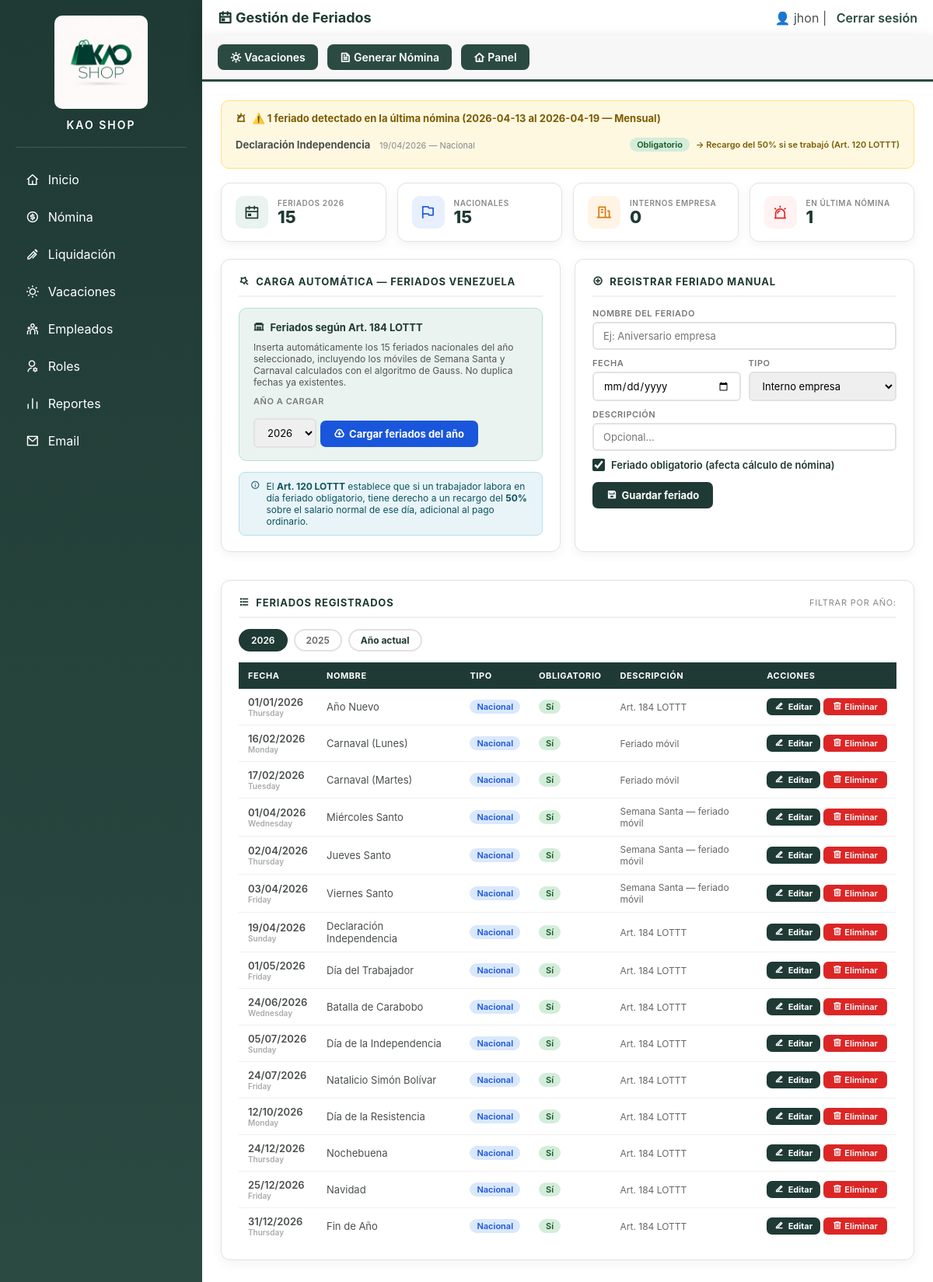
Page /PHP/feriados.php (signed in) on the committed database.
### tables this page shows
CREATE TABLE `nomina` (
  `id_nomina` int(11) NOT NULL,
  `fecha_inicio` date NOT NULL,
  `fecha_fin` date NOT NULL,
  `tipo` enum('semanal','quincenal','mensual') DEFAULT 'mensual',
  `estado` enum('abierta','cerrada','pagada') DEFAULT 'abierta',
  `creada_por` varchar(100) DEFAULT NULL,
  `fecha_creacion` timestamp NOT NULL DEFAULT current_timestamp()
);

CREATE TABLE `feriados` (
  `id_feriado` int(11) NOT NULL,
  `nombre` varchar(150) NOT NULL,
  `fecha` date NOT NULL,
  `tipo` enum('nacional','regional','interno') DEFAULT 'nacional',
  `obligatorio` tinyint(1) DEFAULT 1,
  `descripcion` text DEFAULT NULL,
  `creado_en` timestamp NOT NULL DEFAULT current_timestamp()
);

### PHP/feriados.php (the view, shortened to what this page needs)
<?php
include("db.php");
$anio_actual = (int)date('Y');
$ultima_nomina = mysqli_fetch_assoc(mysqli_query($conexion,
    "SELECT id_nomina, fecha_inicio, fecha_fin, tipo, estado
     FROM nomina ORDER BY fecha_inicio DESC LIMIT 1"
));
$feriados_en_nomina = [];
if ($ultima_nomina) {
    $fi = $ultima_nomina['fecha_inicio'];
    $ff = $ultima_nomina['fecha_fin'];
    $feriados_en_nomina = mysqli_fetch_all(mysqli_query($conexion,
        "SELECT nombre, fecha, tipo, obligatorio
         FROM feriados
         WHERE fecha BETWEEN '$fi' AND '$ff'
         ORDER BY fecha ASC"
    ), MYSQLI_ASSOC);
}
$anio_filtro = (int)($_GET['anio'] ?? $anio_actual);
$feriados = mysqli_fetch_all(mysqli_query($conexion,
    "SELECT * FROM feriados
     WHERE YEAR(fecha) = $anio_filtro
     ORDER BY fecha ASC"
), MYSQLI_ASSOC);
$total_feriados = count($feriados);
$feriados_nac   = count(array_filter($feriados, fn($f) => $f['tipo'] === 'nacional'));
$feriados_int   = count(array_filter($feriados, fn($f) => $f['tipo'] === 'interno'));
$anios_bd = mysqli_fetch_all(mysqli_query($conexion,
    "SELECT DISTINCT YEAR(fecha) as anio FROM feriados ORDER BY anio DESC"
), MYSQLI_ASSOC);
?>
<!DOCTYPE html>
<html lang="es">
<head>
<link rel="stylesheet" href="../css/administrador.css">
<link href="https://cdn.jsdelivr.net/npm/remixicon@4.2.0/fonts/remixicon.css" rel="stylesheet">
</head>
<body>
<aside class="sidebar">
<div class="sidebar-header">
    <img src="../img/logo.png" alt="Logo" class="logo">
    <h3 class="system-title">KAO SHOP</h3>
</div>
    <a href="administrador.php"><i class="ri-home-4-line"></i> Inicio</a>
    <a href="nomina.php"><i class="ri-money-dollar-circle-line"></i> Nómina</a>
    <a href="liquidacion.php"><i class="ri-ball-pen-line"></i> Liquidación</a>
    <a href="vacaciones.php"><i class="ri-sun-line"></i> Vacaciones</a>
    <a href="listar_empleados.php"><i class="ri-team-line"></i> Empleados</a>
    <a href="listar_usuario.php"><i class="ri-user-settings-line"></i> Roles</a>
    <a href="reportes.php"><i class="ri-bar-chart-line"></i> Reportes</a>
    <a href="contactar.php"><i class="ri-mail-line"></i> Email</a>
</aside>
<div class="main">
    <header>
        <h2><i class="ri-calendar-event-line"></i> Gestión de Feriados</h2>
        <div>
            <span>👤 <?= $_SESSION['usuario'] ?></span> |
            <a href="cerrar_sesion.php">Cerrar sesión</a>
        </div>
    </header>
    <div class="top-menu">
        <a href="vacaciones.php" class="top-button"><i class="ri-sun-line"></i> Vacaciones</a>
        <a href="generar_nomina.php" class="top-button"><i class="ri-file-text-line"></i> Generar Nómina</a>
        <a href="administrador.php" class="top-button"><i class="ri-home-4-line"></i> Panel</a>
    </div>
    <div class="contenido">
        <?php if ($ultima_nomina): ?>
            <?php if (!empty($feriados_en_nomina)): ?>
            <div class="alerta-nomina">
                <div class="titulo">
                    <i class="ri-alarm-warning-line"></i>
                    ⚠️ <?= count($feriados_en_nomina) ?> feriado<?= count($feriados_en_nomina) > 1 ? 's' : '' ?>
                    detectado<?= count($feriados_en_nomina) > 1 ? 's' : '' ?> en la última nómina
                    (<?= $ultima_nomina['fecha_inicio'] ?> al <?= $ultima_nomina['fecha_fin'] ?> —
                    <?= ucfirst($ultima_nomina['tipo']) ?>)
                </div>
                <?php foreach ($feriados_en_nomina as $fn): ?>
                <div class="alerta-feriado-item">
                    <div>
                        <strong><?= htmlspecialchars($fn['nombre']) ?></strong>
                        <span style="color:#888; font-size:11px; margin-left:8px;">
                            <?= date('d/m/Y', strtotime($fn['fecha'])) ?> —
                            <?= ucfirst($fn['tipo']) ?>
                        </span>
                    </div>
                    <div style="display:flex; gap:8px; align-items:center;">
                        <span class="badge <?= $fn['obligatorio'] ? 'si' : 'no' ?>">
                            <?= $fn['obligatorio'] ? 'Obligatorio' : 'No obligatorio' ?>
                        </span>
                        <?php if ($fn['obligatorio']): ?>
                        <span style="font-size:11px; color:#7a5c00; font-weight:600;">
                            → Recargo del 50% si se trabajó (Art. 120 LOTTT)
                        </span>
                        <?php endif; ?>
                    </div>
                </div>
                <?php endforeach; ?>
            </div>
            <?php endif; ?>
        <?php endif; ?>
        <div class="kpi-grid">
            <div class="kpi-card">
                <div class="kpi-icon v"><i class="ri-calendar-event-line"></i></div>
                <div>
                    <div class="kpi-label">Feriados <?= $anio_filtro ?></div>
                    <div class="kpi-valor"><?= $total_feriados ?></div>
                </div>
            </div>
            <div class="kpi-card">
                <div class="kpi-icon a"><i class="ri-flag-line"></i></div>
                <div>
                    <div class="kpi-label">Nacionales</div>
                    <div class="kpi-valor"><?= $feriados_nac ?></div>
                </div>
            </div>
            <div class="kpi-card">
                <div class="kpi-icon n"><i class="ri-building-line"></i></div>
                <div>
                    <div class="kpi-label">Internos empresa</div>
                    <div class="kpi-valor"><?= $feriados_int ?></div>
                </div>
            </div>
            <div class="kpi-card">
                <div class="kpi-icon r"><i class="ri-alarm-warning-line"></i></div>
                <div>
                    <div class="kpi-label">En última nómina</div>
                    <div class="kpi-valor"><?= count($feriados_en_nomina) ?></div>
                </div>
            </div>
        </div>
        <div class="grid-2">
            <div class="seccion">
                <h3><i class="ri-magic-line"></i> Carga Automática — Feriados Venezuela</h3>
                <div class="carga-auto">
                    <h4><i class="ri-government-line"></i> Feriados según Art. 184 LOTTT</h4>
                    <p style="font-size:12px; color:#555; margin-bottom:10px;">
                        Inserta automáticamente los 15 feriados nacionales del año seleccionado,
                        incluyendo los móviles de Semana Santa y Carnaval calculados con el
                        algoritmo de Gauss. No duplica fechas ya existentes.
                    </p>
                    <form method="POST">
                        <label class="liq-label">Año a cargar</label>
                        <select name="anio_cargar" class="liq-input" style="width:auto;">
                            <?php for ($y = $anio_actual - 1; $y <= $anio_actual + 2; $y++): ?>
                            <option value="<?= $y ?>" <?= $y == $anio_actual ? 'selected' : '' ?>>
                                <?= $y ?>
                            </option>
                            <?php endfor; ?>
                        </select>
                        <button type="submit" class="btn-azul">
                            <i class="ri-download-cloud-line"></i> Cargar feriados del año
                        </button>
                    </form>
                </div>
                <div class="nota-legal" style="margin-top:14px;">
                    <i class="ri-information-line"></i>
                    <span>El <strong>Art. 120 LOTTT</strong> establece que si un trabajador labora en día feriado obligatorio,
                    tiene derecho a un recargo del <strong>50%</strong> sobre el salario normal de ese día, adicional al pago ordinario.</span>
                </div>
            </div>
            <div class="seccion">
                <h3><i class="ri-add-circle-line"></i> Registrar Feriado Manual</h3>
                <form method="POST">
                    <label class="liq-label">Nombre del feriado</label>
                    <input type="text" name="nombre" class="liq-input" placeholder="Ej: Aniversario empresa" required>
                    <div class="liq-grid-2">
                        <div>
                            <label class="liq-label">Fecha</label>
                            <input type="date" name="fecha" class="liq-input" required>
                        </div>
                        <div>
                            <label class="liq-label">Tipo</label>
                            <select name="tipo" class="liq-input">
                                <option value="interno" selected>Interno empresa</option>
                            </select>
                        </div>
                    </div>
                    <label class="liq-label">Descripción</label>
                    <input type="text" name="descripcion" class="liq-input" placeholder="Opcional...">
                    <label class="liq-check">
                        <input type="checkbox" name="obligatorio" checked>
                        Feriado obligatorio (afecta cálculo de nómina)
                    </label>
                    <button type="submit" class="btn-verde">
                        <i class="ri-save-3-line"></i> Guardar feriado
                    </button>
                </form>
            </div>
        </div>
        <div class="seccion">
            <h3><i class="ri-list-check"></i> Feriados registrados
                <span style="margin-left:auto; font-weight:400; font-size:11px; color:#888;">
                    Filtrar por año:
                </span>
            </h3>
            <div class="filtro-anio">
                <?php foreach ($anios_bd as $a): ?>
                <a href="?anio=<?= $a['anio'] ?>"
                   class="<?= $a['anio'] == $anio_filtro ? 'activo' : '' ?>">
                    <?= $a['anio'] ?>
                </a>
                <?php endforeach; ?>
                <a href="?anio=<?= $anio_actual ?>" style="color:#1f3a34; font-weight:700;">
                    Año actual
                </a>
            </div>
            <?php if (!empty($feriados)): ?>
            <table>
                <tr>
                    <th>Fecha</th>
                    <th>Nombre</th>
                    <th>Tipo</th>
                    <th>Obligatorio</th>
                    <th>Descripción</th>
                    <th>Acciones</th>
                </tr>
                <?php foreach ($feriados as $f): ?>
                <tr>
                    <td style="font-weight:600; white-space:nowrap;">
                        <?= date('d/m/Y', strtotime($f['fecha'])) ?>
                        <div style="font-size:10px; color:#aaa;">
                            <?= date('l', strtotime($f['fecha'])) ?>
                        </div>
                    </td>
                    <td><?= htmlspecialchars($f['nombre']) ?></td>
                    <td><span class="badge <?= $f['tipo'] ?>"><?= ucfirst($f['tipo']) ?></span></td>
                    <td><span class="badge <?= $f['obligatorio'] ? 'si' : 'no' ?>">
                        <?= $f['obligatorio'] ? 'Sí' : 'No' ?>
                    </span></td>
                    <td style="font-size:12px; color:#666;"><?= htmlspecialchars($f['descripcion'] ?? '') ?></td>
                    <td style="white-space:nowrap;">
                        <a href="editar_feriado.php?id=<?= $f['id_feriado'] ?>" class="btn-verde"
                           style="padding:4px 10px; font-size:11px; margin-top:0;">
                            <i class="ri-edit-2-line"></i> Editar
                        </a>
                        <a href="?eliminar=<?= $f['id_feriado'] ?>&anio=<?= $anio_filtro ?>"
                           class="btn-rojo"
                           onclick="return confirm('¿Eliminar el feriado <?= htmlspecialchars($f['nombre']) ?>?')">
                            <i class="ri-delete-bin-6-line"></i> Eliminar
                        </a>
                    </td>
                </tr>
                <?php endforeach; ?>
            </table>
            <?php endif; ?>
        </div>
    </div>
</div>
</body>
</html>

### css/administrador.css (style rules this page uses)
:root { --green-dark: #1f3a34; --green-mid: #2b4a42; --green-hover: #3f6f61; --white: #ffffff; --white-soft: #f7f7f7; --gray-light-text: #4a4f4e; --card-border: #e2e2e2; --shadow: 0 6px 18px rgba(0,0,0,0.15); --radius: 12px; --sidebar-width: 260px; }
.sidebar-header { text-align:center; padding-bottom:20px; margin-bottom:20px; border-bottom:1px solid rgba(255,255,255,0.15); }
.logo { width:120px; height:auto; border-radius:10px; margin-bottom:8px; }
.system-title { font-size:14px; letter-spacing:2px; font-weight:600; }
* { box-sizing:border-box; margin:0; padding:0; font-family:Inter, Arial, sans-serif; }
body { display:flex; min-height:100vh; background:var(--white); color:var(--gray-light-text); }
.sidebar { width:260px; background:linear-gradient(180deg,#1f3a34,#2b4a42); padding:20px; color:white; display:flex; flex-direction:column; box-shadow:4px 0 15px rgba(0,0,0,0.25); }
.sidebar a { display:flex; align-items:center; gap:11px; padding:11px 13px; margin-bottom:6px; color:white; text-decoration:none; border-radius:8px; transition:0.3s; font-size:16px; }
.sidebar i { font-size:17px; }
.main { flex:1; display:flex; flex-direction:column; background: var(--white); }
header { background:var(--white); padding:12px 20px; display:flex; justify-content:space-between; align-items:center; box-shadow:var(--shadow); }
header h2 { font-size:18px; color:var(--green-dark); }
header a { color:var(--green-mid); text-decoration:none; font-weight:600; margin-left:8px; }
.top-menu { background:var(--white-soft); padding:12px 20px; display:flex; gap:12px; box-shadow:var(--shadow); border-bottom:3px solid var(--green-mid); flex-wrap:wrap; }
.top-button { padding:8px 16px; background:var(--green-mid); color:white; border-radius:8px; text-decoration:none; font-size:14px; font-weight:600; transition:0.2s; }
.contenido { padding:24px; flex:1; background:var(--white); }
.contenido h3 { margin-bottom:12px; color:var(--green-mid); }

### rows in the picture
nomina: fecha_inicio "2026-04-13", fecha_fin "2026-04-19", tipo "Mensual"
feriados: nombre "Declaración Independencia", fecha "19/04/2026", tipo "Nacional", obligatorio "Obligatorio", shows "→ Recargo del 50% si se trabajó (Art. 120 LOTTT)", fecha "Sunday", descripcion "Art. 184 LOTTT"
feriados: fecha "01/01/2026", fecha "Thursday", nombre "Año Nuevo", tipo "Nacional", obligatorio "Sí", descripcion "Art. 184 LOTTT"
feriados: fecha "16/02/2026", fecha "Monday", nombre "Carnaval (Lunes)", tipo "Nacional", obligatorio "Sí", descripcion "Feriado móvil"
feriados: fecha "17/02/2026", fecha "Tuesday", nombre "Carnaval (Martes)", tipo "Nacional", obligatorio "Sí", descripcion "Feriado móvil"
feriados: fecha "01/04/2026", fecha "Wednesday", nombre "Miércoles Santo", tipo "Nacional", obligatorio "Sí", descripcion "Semana Santa — feriado móvil"
feriados: fecha "02/04/2026", fecha "Thursday", nombre "Jueves Santo", tipo "Nacional", obligatorio "Sí", descripcion "Semana Santa — feriado móvil"
feriados: fecha "03/04/2026", fecha "Friday", nombre "Viernes Santo", tipo "Nacional", obligatorio "Sí", descripcion "Semana Santa — feriado móvil"
feriados: fecha "01/05/2026", fecha "Friday", nombre "Día del Trabajador", tipo "Nacional", obligatorio "Sí", descripcion "Art. 184 LOTTT"
feriados: fecha "24/06/2026", fecha "Wednesday", nombre "Batalla de Carabobo", tipo "Nacional", obligatorio "Sí", descripcion "Art. 184 LOTTT"
feriados: fecha "05/07/2026", fecha "Sunday", nombre "Día de la Independencia", tipo "Nacional", obligatorio "Sí", descripcion "Art. 184 LOTTT"
feriados: fecha "24/07/2026", fecha "Friday", nombre "Natalicio Simón Bolívar", tipo "Nacional", obligatorio "Sí", descripcion "Art. 184 LOTTT"
feriados: fecha "12/10/2026", fecha "Monday", nombre "Día de la Resistencia", tipo "Nacional", obligatorio "Sí", descripcion "Art. 184 LOTTT"
feriados: fecha "24/12/2026", fecha "Thursday", nombre "Nochebuena", tipo "Nacional", obligatorio "Sí", descripcion "Art. 184 LOTTT"
feriados: fecha "25/12/2026", fecha "Friday", nombre "Navidad", tipo "Nacional", obligatorio "Sí", descripcion "Art. 184 LOTTT"
feriados: fecha "31/12/2026", fecha "Thursday", nombre "Fin de Año", tipo "Nacional", obligatorio "Sí", descripcion "Art. 184 LOTTT"

### other values in the picture
$_SESSION['usuario'] "jhon"
count($feriados_en_nomina) "1"
$total_feriados "15"
$feriados_nac "15"
$feriados_int "0"
$a['anio'] "2026"
$a['anio'] "2025"
form field anio_cargar "2026"
